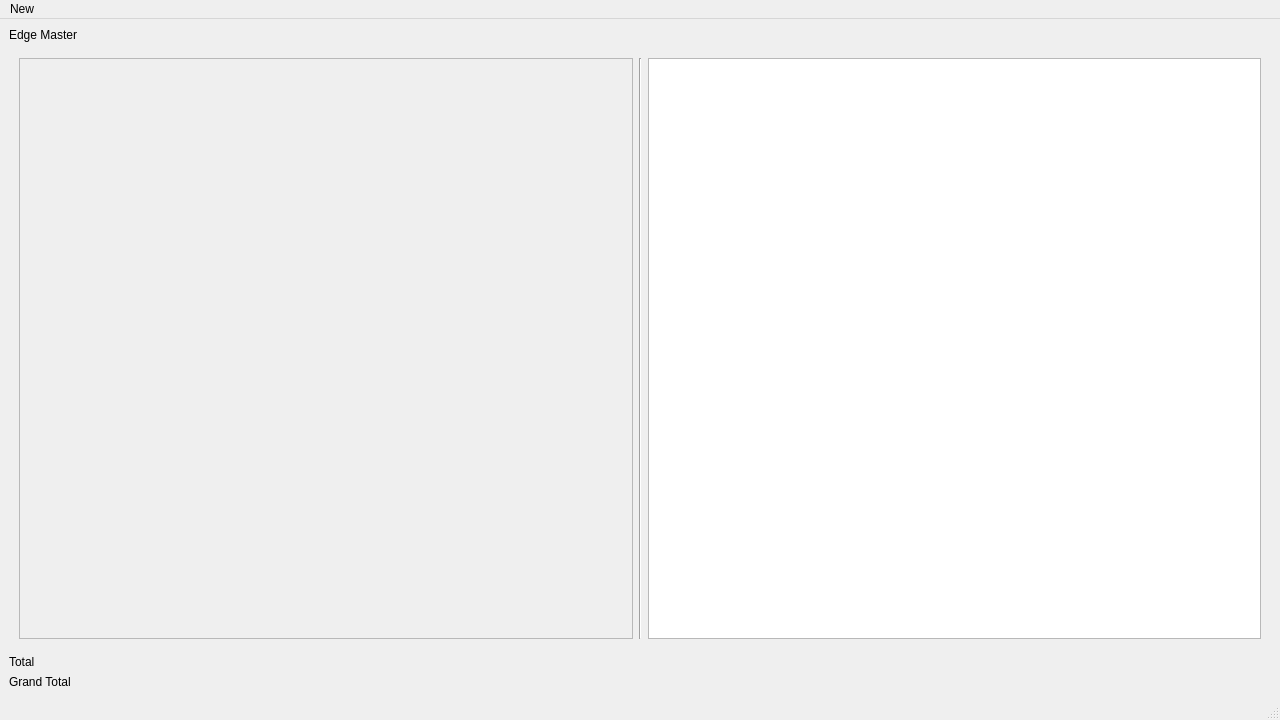
<?xml version="1.0" encoding="UTF-8"?>
<ui version="4.0">
 <class>BillingWindow</class>
 <widget class="QMainWindow" name="BillingWindow">
  <property name="geometry">
   <rect>
    <x>0</x>
    <y>0</y>
    <width>1280</width>
    <height>720</height>
   </rect>
  </property>
  <property name="windowTitle">
   <string>MainWindow</string>
  </property>
  <widget class="QWidget" name="centralwidget">
   <layout class="QVBoxLayout" name="verticalLayout_2">
    <item>
     <widget class="QLabel" name="label_3">
      <property name="text">
       <string>Edge Master</string>
      </property>
     </widget>
    </item>
    <item>
     <layout class="QHBoxLayout" name="horizontalLayout">
      <property name="leftMargin">
       <number>10</number>
      </property>
      <property name="topMargin">
       <number>10</number>
      </property>
      <property name="rightMargin">
       <number>10</number>
      </property>
      <property name="bottomMargin">
       <number>10</number>
      </property>
      <item>
       <widget class="QFrame" name="frame">
        <property name="sizePolicy">
         <sizepolicy hsizetype="Preferred" vsizetype="Expanding">
          <horstretch>0</horstretch>
          <verstretch>0</verstretch>
         </sizepolicy>
        </property>
        <property name="frameShape">
         <enum>QFrame::StyledPanel</enum>
        </property>
        <property name="frameShadow">
         <enum>QFrame::Raised</enum>
        </property>
       </widget>
      </item>
      <item>
       <widget class="Line" name="line">
        <property name="orientation">
         <enum>Qt::Vertical</enum>
        </property>
       </widget>
      </item>
      <item>
       <widget class="QTableView" name="tableView">
        <property name="sizePolicy">
         <sizepolicy hsizetype="Preferred" vsizetype="Expanding">
          <horstretch>0</horstretch>
          <verstretch>0</verstretch>
         </sizepolicy>
        </property>
       </widget>
      </item>
     </layout>
    </item>
    <item>
     <layout class="QFormLayout" name="formLayout_2">
      <item row="0" column="0">
       <widget class="QLabel" name="label">
        <property name="text">
         <string>Total</string>
        </property>
       </widget>
      </item>
      <item row="1" column="0">
       <widget class="QLabel" name="label_2">
        <property name="text">
         <string>Grand Total</string>
        </property>
       </widget>
      </item>
     </layout>
    </item>
   </layout>
  </widget>
  <widget class="QMenuBar" name="menubar">
   <property name="geometry">
    <rect>
     <x>0</x>
     <y>0</y>
     <width>800</width>
     <height>22</height>
    </rect>
   </property>
   <widget class="QMenu" name="menuNew">
    <property name="title">
     <string>New</string>
    </property>
   </widget>
   <addaction name="menuNew"/>
  </widget>
  <widget class="QStatusBar" name="statusbar"/>
 </widget>
 <resources/>
 <connections/>
</ui>
